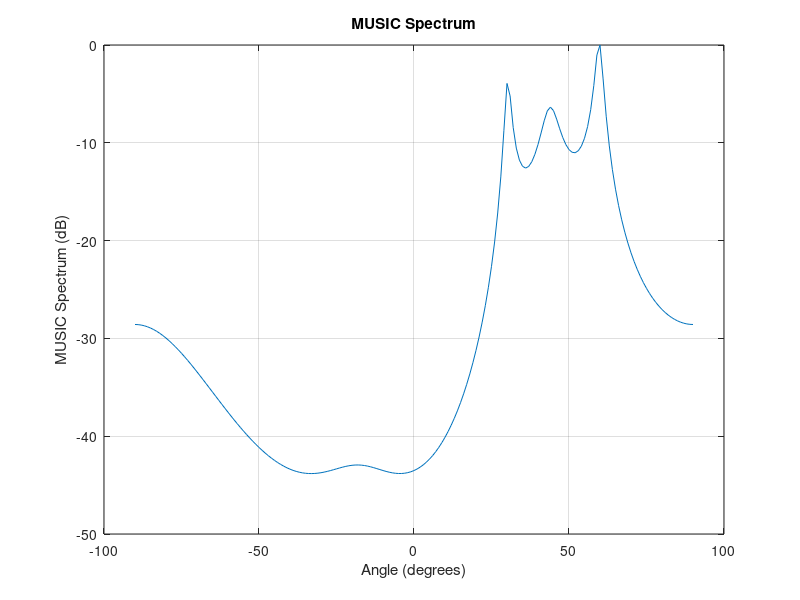

The MATLAB source for this figure: (Note: this script raises an error after producing the figure.)
%% Simulation of 1-Dimensional Array for Estimation of Angle of Arrival Using MUSIC Algorithm


%%%%%%%%%%%%%%%%%%%%%%%%%%%%%%%%%%%%%%%%%%%%%%%
%%%%%%%%%%%%%%%%%%%%%%%%%%%%%%%%%%%%%%%%%%%%%%%
%% Clear the cache
%%%%%%%%%%%%%%%%%%%%%%%%%%%%%%%%%%%%%%%%%%%%%%%


clc;clear;close;tic

%%%%%%%%%%%%%%%%%%%%%%%%%%%%%%%%%%%%%%%%%%%%%%%
%% Parameters
%%%%%%%%%%%%%%%%%%%%%%%%%%%%%%%%%%%%%%%%%%%%%%%


numElements = 8;                        % Number of array elements
numSignals = 3;                           % Number of incoming signals
numSnapshots = 100;                  % Number of snapshots
elementSpacing = 1;                 % Spacing between array elements in wavelengths
signalFreq = 1e9;                         % Frequency of incoming signals (Hz)
c = 3e8;                                        % Speed of light (m/s)
wavelength = c / signalFreq;        % Wavelength of incoming signals (m)
SNR = 10;                                    % SNR values in db
angles = [30 45 60];                     % Angles of arrival in degrees
q = numElements-numSignals;

%%%%%%%%%%%%%%%%%%%%%%%%%%%%%%%%%%%%%%%%%%%%%%%
%% Create the steering vectors matrix
%%%%%%%%%%%%%%%%%%%%%%%%%%%%%%%%%%%%%%%%%%%%%%%

steeringVector = exp(-1j*(0:numElements-1)'*pi*sin(deg2rad(angles)));


%%%%%%%%%%%%%%%%%%%%%%%%%%%%%%%%%%%%%%%%%%%%%%%
%% Simulate the Incoming Signals
%%%%%%%%%%%%%%%%%%%%%%%%%%%%%%%%%%%%%%%%%%%%%%%

% Generate signal sources
t = 1:numSnapshots;  % Time samples

% Coherent signals: same signal, but two of them are coherent (reflections)
signal1 = exp(1j * 2 * pi * 0.01 * t);  % First coherent signal
signal2 = signal1;                      % Second coherent signal (coherent with signal1)
signal3 = exp(1j * 2 * pi * 0.02 * t);  % Third non-coherent signal

signals = [signal1;signal2;signal3];

% Generate noise
noise = (randn(numElements, numSnapshots) + 1i * randn(numElements, numSnapshots)) * sqrt(0.5);  % Generation of Pseudo-Random Noise
noisePower = 10^(-SNR/10); % Noise Power 
noise = sqrt(noisePower) * noise; 

% Received Signal Generation
R = steeringVector*signals+ noise;

R_signal = zeros(q,q);

for i=0:numElements-q
    z = (R((i+1:q+i),:));
    r = z*z'/(4*numSnapshots);
    R_signal = R_signal+r;

end
   


%%%%%%%%%%%%%%%%%%%%%%%%%%%%%%%%%%%%%%%%%%%%%%%
%% Computation of Angle of Arrival using MUSIC Algorithm
%%%%%%%%%%%%%%%%%%%%%%%%%%%%%%%%%%%%%%%%%%%%%%%

%% Eigen Value Decomposition
%%%%%%%%%%%%%%%%%%%%%%%%%%%%%%%%%%%%%%%%%%%%%%%


% Perform Eigenvalue Decomposition
[eigenVectors, eigenValues] = eig(R_signal);  % Eigen value computation for covariance matrix
[~, idx] = sort(diag(eigenValues), 'descend');  
eigenVectors = eigenVectors(:, idx);  % Signal Subspace

% Estimate noise subspace
noiseSubspace = eigenVectors(:, numSignals+1:end); % Last N-numSignals eigenvectors


%%%%%%%%%%%%%%%%%%%%%%%%%%%%%%%%%%%%%%%%%%%%%%%
%% Spectrum Calculation
%%%%%%%%%%%%%%%%%%%%%%%%%%%%%%%%%%%%%%%%%%%%%%%

theta = (-90:1:90);
numAngles = length(theta);
musicSpectrum = zeros(numAngles, 1);  % Music Spectrum Matrix

% Calculate the MUSIC spectrum
a = exp(-1i*(0:q-1)'*pi*sin(deg2rad(theta)));
for k = 1:numAngles
    musicSpectrum(k) = 1 / norm(noiseSubspace' * a(:,k), 2)^2; % Formula for Spectrum Calculation
end


% Normalize the MUSIC spectrum
musicSpectrum = 10 * log10(musicSpectrum / max(musicSpectrum)); % Normalizing the spectrum values


%%%%%%%%%%%%%%%%%%%%%%%%%%%%%%%%%%%%%%%%%%%%%%%
%% Plotting the Spectrum and Angle Estimation from Plot


% Plot the MUSIC spectrum
figure;
plot(theta, musicSpectrum);
xlabel('Angle (degrees)');
ylabel('MUSIC Spectrum (dB)');
title('MUSIC Spectrum');
grid on;

% Find the peaks in the MUSIC spectrum
[~, peakIndices] = findpeaks(musicSpectrum, 'SortStr', 'descend', 'NPeaks', numSignals);
estimatedAngles = theta(peakIndices);

% Display the estimated angles
disp('Estimated DOAs:');
disp(estimatedAngles);


%%%%%%%%%%%%%%%%%%%%%%%%%%%%%%%%%%%%%%%%%%%%%%%
%%%%%%%%%%%%%%%%%%%%%%%%%%%%%%%%%%%%%%%%%%%%%%%
toc


